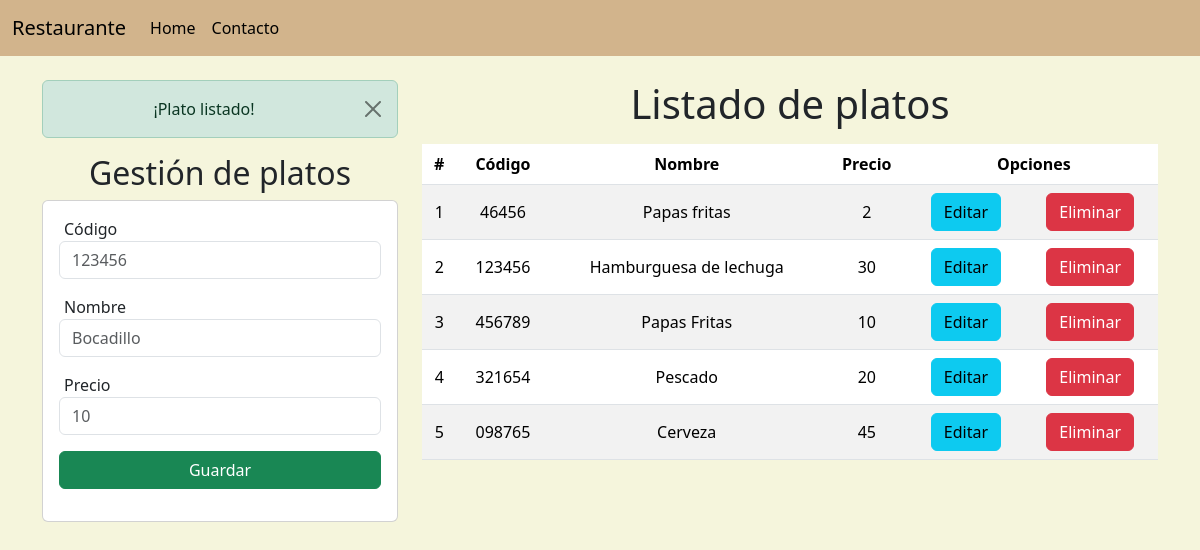
The app's page /, older data.
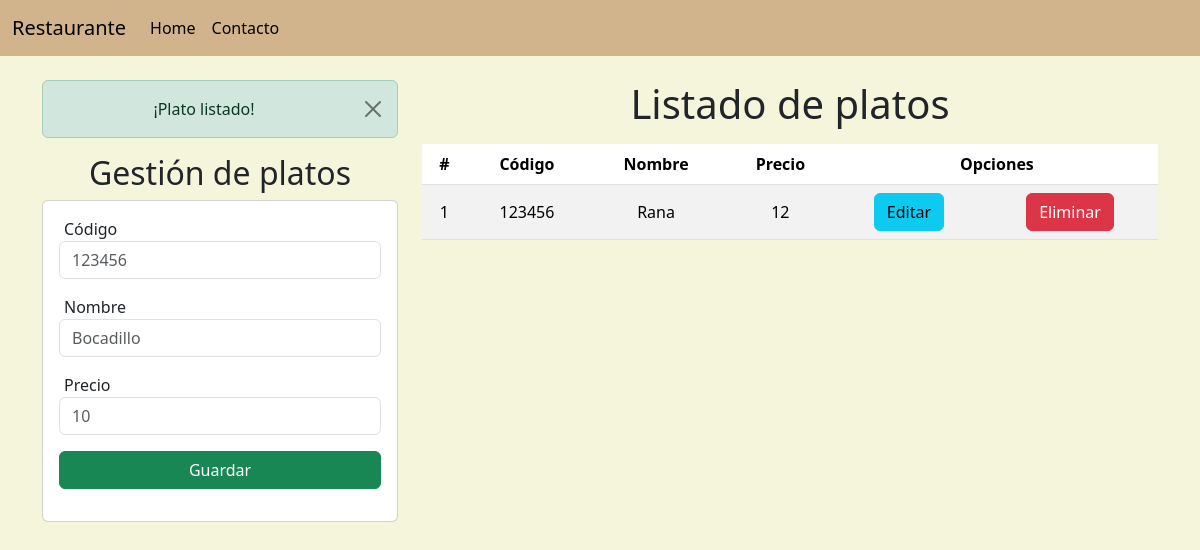
The same page, newer data.
### Aplicacion/menu/models.py (models this page shows, shortened)
class plato(models.Model):
    codigo=models.CharField(primary_key=True,max_length=6)
    nombre=models.CharField(max_length=50)
    precio = models.PositiveBigIntegerField()

### Aplicacion/menu/views.py (the view)
# urls.py: path('', views.home),
def home(request):
    platoslistados =plato.objects.all()
    messages.success(request, '¡Plato listado!')
    return render(request, "gestiondeplatos.html", {"platos": platoslistados})

### Aplicacion/menu/templates/gestiondeplatos.html (shortened to what this page needs)
{% extends "./base.html" %}
{% block body %}
<div class="row mt-10">
    <div class=" col-sm-12 col-md-6 col-lg-4 col-xl-4">
        {% if messages %}
            <div class="messages">
                {% for message in messages %}
                <div class="alert alert-{{ message.tags }} alert-dismissible fade show" role="alert">
                    {{ message }}
                    <button type="button" class="btn-close" data-bs-dismiss="alert" aria-label="Close"></button>
                </div>
                {% endfor %}
            </div>
        {% endif %}
        <h2>Gestión de platos</h2>
        <div class="card">
            <div class="card-body">
                <form action="/registrarPlato/" method="POST">{% csrf_token %}
                    <div class="form-group mb-3 text-left">
                        <label for="txtcodigo" style="float: left; padding-left: 5px;">Código</label>
                        <input type="number" id="txtcodigo" name="txtcodigo" class="form-control" placeholder="123456" minlength="6" size="6" required >
                    </div>
                    <div class="form-group mb-3 text-left">
                        <label for="txtnombre" style="float: left; padding-left: 5px;">Nombre</label>
                        <input type="text" id="txtnombre" name="txtnombre" class="form-control" placeholder="Bocadillo" maxlength="50" required>
                    </div>
                    <div class="form-group mb-3 text-left">
                        <label for="numprecio" style="float: left; padding-left: 5px;">Precio</label>
                        <input type="text" id="numprecio" name="numprecio" class="form-control" placeholder="10"  maxlength="9"  required>
                    </div>
                    <div class="form-group mb-3 text-left">
                            <button type="submit" class="btn btn-success btn-block w-100">Guardar</button>
                    </div>
                </form>
            </div>
        </div>
    </div>
    <div class=" col-sm-12 col-md-6 col-lg-8 col-xl-8">
        <h1>Listado de platos</h1>
        <div class="table-responsive py-2">
            <table class="table table-striped">
                <thead>
                    <tr>
                        <th>#</th>
                        <th>Código</th>
                        <th>Nombre</th>
                        <th>Precio</th>
                        <th colspan="2">Opciones</th>
                    </tr>
                </thead>
                <tbody>
                    {% for c in platos %}
                    <tr>
                        <td>{{forloop.counter}}</td>
                        <td>{{c.codigo}}</td>
                        <td>{{c.nombre}}</td>
                        <td>{{c.precio}}</td>
                        <td><a href="edicionPlato/{{c.codigo}}" class="btn btn-info">Editar</a></td>
                        <td><a href="eliminacionPlato/{{c.codigo}}" class="btn btn-danger btnEliminacion">Eliminar</a></td>
                    </tr>
                    {% endfor %}
                </tbody>
            </table>
        </div>
    </div>
</div>
{% endblock %}

### Aplicacion/menu/templates/base.html (shortened to what this page needs)
<!DOCTYPE html>
<html lang="en">
    <head>
        {% load static %}
        <link href="https://cdn.jsdelivr.net/npm/bootstrap@5.3.3/dist/css/bootstrap.min.css" rel="stylesheet">
        <link rel="stylesheet" href="{% static 'css/gestionPlato.css' %}">
    </head>
    <body class="text-center" style="background-color: #F5F5DC;">
        <nav class="navbar navbar-expand-lg navbar-light" style="background-color: #D2B48C;">
            <div class="container-fluid">
              <a class="navbar-brand" href="/">Restaurante</a>
              <div class="collapse navbar-collapse" id="navbarSupportedContent">
                <ul class="navbar-nav me-auto mb-2 mb-lg-0">
                  <li class="nav-item">
                    <a class="nav-link active" aria-current="page" href="/">Home</a>
                  </li>
                  <li class="nav-item">
                    <a class="nav-link active" href="contacto/">Contacto</a>
                  </li>
              </div>
            </div>
          </nav>
        <div class="container py-4">
            {% block body %}
            {% endblock %}
        </div>
    </body>
</html>

### Aplicacion/menu/static/css/gestionPlato.css (style rules this page uses)
th, td { text-align: center; vertical-align: middle; }

Row changes from the older to the newer data that the page shows:
removed plato: codigo "46456", nombre "Papas fritas", precio "2"
removed plato: codigo "456789", nombre "Papas Fritas", precio "10"
removed plato: codigo "321654", nombre "Pescado", precio "20"
removed plato: codigo "098765", nombre "Cerveza", precio "45"
changed plato id 123456: nombre "Hamburguesa de lechuga" → "Rana"; precio "30" → "12"
